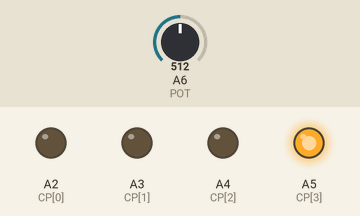
The sketch below on a simulated Arduino Nano, built with avr-gcc and run on an emulated ATmega328P. On the bench: output pins drawn as LEDs (lit = HIGH). Dashed ring = blinking. Inputs (shaded band) come from the test bench; at power-on: A6 (POT) = 512.

Above: at 1.3 s.
1.4 s: A6 (POT) set to 122
At 1.91 s:
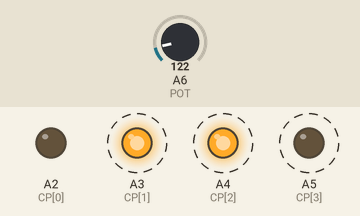
At 2.27 s:
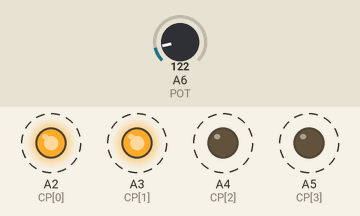
4.4 s: A6 (POT) set to 0
At 4.53 s:
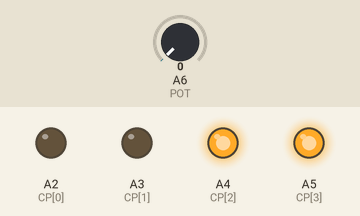
At 6.0 s:
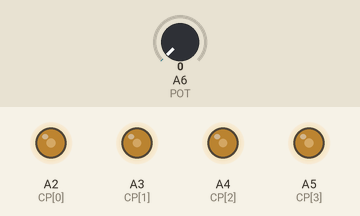
Timing chart, 0 to 5.6 s (numbered marks = the images above; inputs shaded):
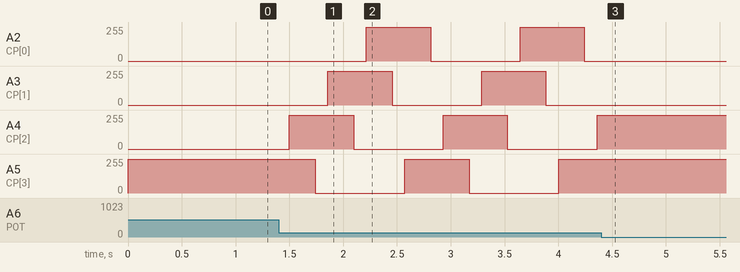

Measured:
- after the input at 1.4 s, A2 (CP[0]): alternates 255/255 for 0.60 s and 0/255 for 0.83 s, starting after 0.82 s
- after the input at 4.4 s, A2 (CP[0]): stays 0/255 (without the input it goes to 255/255 after 0.68 s); A3 (CP[1]): stays 0/255 (without the input it goes to 255/255 after 0.32 s); A4 (CP[2]): stays 255/255 (without the input it goes to 0/255 after 0.56 s); A5 (CP[3]): stays 255/255 (without the input it goes to 0/255 after 0.20 s)
- by itself, A3 (CP[1]), A4 (CP[2]), A5 (CP[3]): alternates 255/255 for 0.60 s and 0/255 for 0.83 s

The sketch:

8.Charlieplexing_Leds.ino
```cpp
const int CP[4] = { A2, A3, A4, A5 };
const int POT = A6;
char pattern[12][4] = {

  "ZZ01",  //1
  "Z0Z1",  //2
  "0ZZ1",  //3
  "Z01Z",  //4
  "0Z1Z",  //5
  "ZZ10",  //6
  "01ZZ",  //7
  "Z1Z0",  //8
  "Z10Z",  //9
  "1ZZ0",  //10
  "1Z0Z",  //11
  "10ZZ"   //12
};

int MAX_DELAY = 1000;
int MIN_DELAY = 0;
int DELAY = MAX_DELAY;

void setup() {
  pinMode(POT, INPUT);
}

void loop() {
  for (int i = 0; i < 12; i++) {
    DELAY = map(analogRead(POT), 0, 1023, 0, 1000);
    for (int j = 0; j < 4; j++) {
      if (pattern[i][j] == 'Z') {
        pinMode(CP[j], INPUT);
      } else {
        pinMode(CP[j], OUTPUT);
        digitalWrite(CP[j], int(pattern[i][j]) - 48);
      }
    }
    delay(DELAY);
  }
}
```
